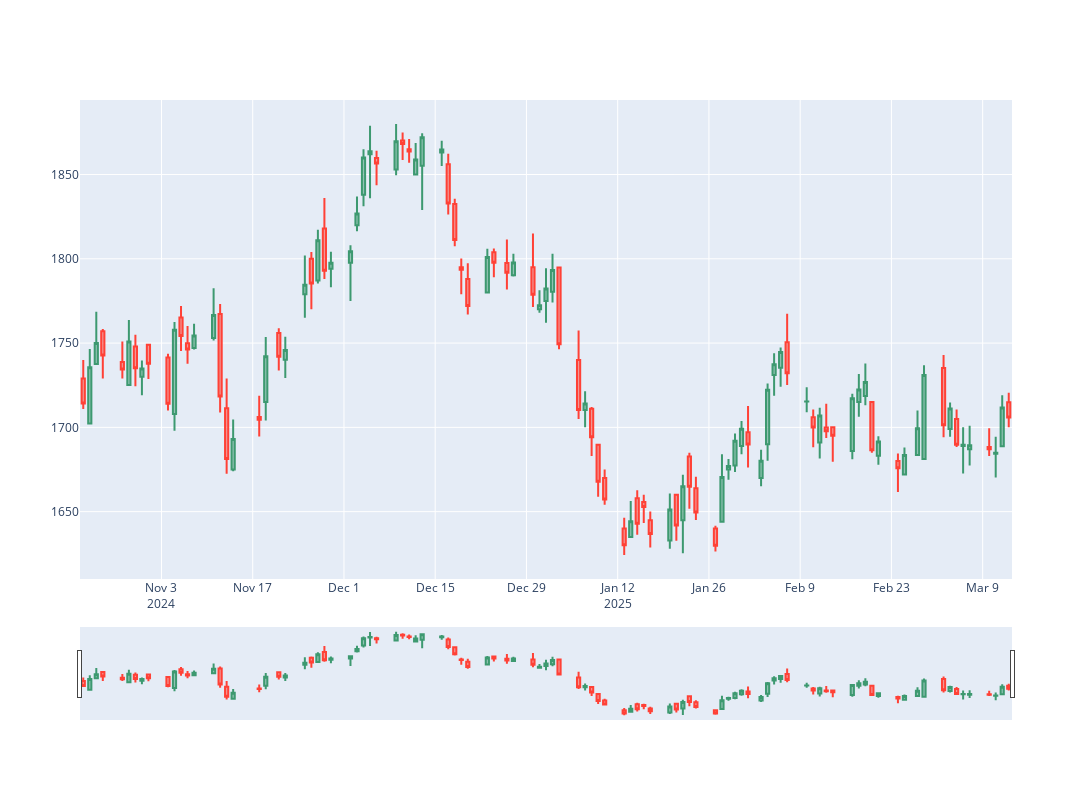

Source (notebook cell):
### Code cell
fig3 = client.candlestick_chart(df3)
fig3.show()
